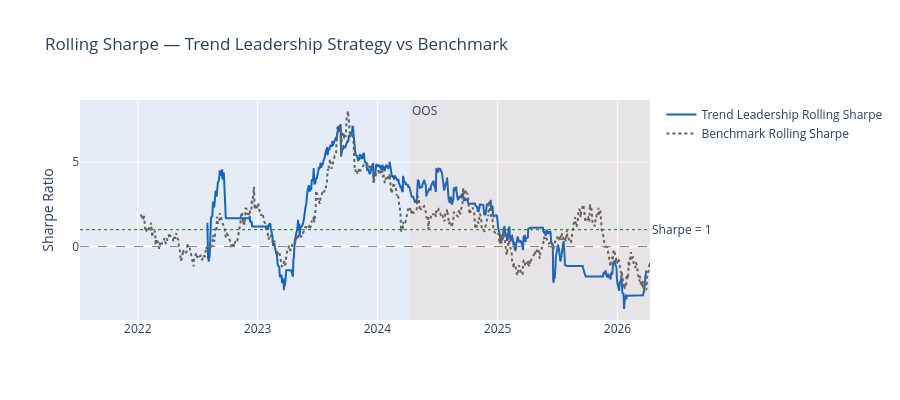

The cell this chart's notebook holds for it:
### Markdown cell above
## 8. Rolling Sharpe — strategy vs benchmark

### Code cell
window_d = 126  # roughly 6 months of trading days

common_roll_idx = strat_ret.index.intersection(bm_ret.index)
strategy_roll = strat_ret.reindex(common_roll_idx).rolling(window_d).apply(lambda x: sharpe(pd.Series(x), periods=PERIODS_PER_YEAR), raw=False)
bm_roll = bm_ret.reindex(common_roll_idx).rolling(window_d).apply(lambda x: sharpe(pd.Series(x), periods=PERIODS_PER_YEAR), raw=False)

fig = go.Figure()
fig.add_trace(go.Scatter(x=strategy_roll.index, y=strategy_roll, name='Trend Leadership Rolling Sharpe', line=dict(color='#1565C0', width=2)))
fig.add_trace(go.Scatter(x=bm_roll.index, y=bm_roll, name='Benchmark Rolling Sharpe', line=dict(color='#616161', dash='dot')))
fig.add_hline(y=0, line_dash='dash', line_color='grey', line_width=1)
fig.add_hline(y=1, line_dash='dot', line_color='green', line_width=1, annotation_text='Sharpe = 1', annotation_position='right')
fig.add_vrect(x0=split_date, x1=common_roll_idx[-1], fillcolor='rgba(255,100,0,0.06)', line_width=0, annotation_text='OOS', annotation_position='top left')
fig.update_layout(title='Rolling Sharpe — Trend Leadership Strategy vs Benchmark', height=400, yaxis_title='Sharpe Ratio', xaxis_title='')
fig.show()

### Figure 1 — Plotly figure (JSON) as saved in the notebook; plotly's stock layout.template omitted (floating-point values rounded to 4 significant figures; data arrays with more than 128 entries replaced by an {"elided": "..."} marker saying what was removed)
{"data": [{"line": {"color": "#1565C0", "width": 2}, "name": "Trend Leadership Rolling Sharpe", "type": "scatter", "x": {"elided": "1175 str values"}, "y": {"elided": "1175 float values"}}, {"line": {"color": "#616161", "dash": "dot"}, "name": "Benchmark Rolling Sharpe", "type": "scatter", "x": {"elided": "1175 str values"}, "y": {"elided": "1175 float values"}}], "layout": {"annotations": [{"showarrow": false, "text": "Sharpe = 1", "x": 1, "xanchor": "left", "xref": "x domain", "y": 1, "yanchor": "middle", "yref": "y"}, {"showarrow": false, "text": "OOS", "x": "2024-04-09T00:00:00", "xanchor": "left", "xref": "x", "y": 1, "yanchor": "top", "yref": "y domain"}], "height": 400, "shapes": [{"line": {"color": "grey", "dash": "dash", "width": 1}, "type": "line", "x0": 0, "x1": 1, "xref": "x domain", "y0": 0, "y1": 0, "yref": "y"}, {"line": {"color": "green", "dash": "dot", "width": 1}, "type": "line", "x0": 0, "x1": 1, "xref": "x domain", "y0": 1, "y1": 1, "yref": "y"}, {"fillcolor": "rgba(255,100,0,0.06)", "line": {"width": 0}, "type": "rect", "x0": "2024-04-09T00:00:00", "x1": "2026-04-10T00:00:00", "xref": "x", "y0": 0, "y1": 1, "yref": "y domain"}], "title": {"text": "Rolling Sharpe — Trend Leadership Strategy vs Benchmark"}, "xaxis": {"title": {"text": ""}}, "yaxis": {"title": {"text": "Sharpe Ratio"}}}}
